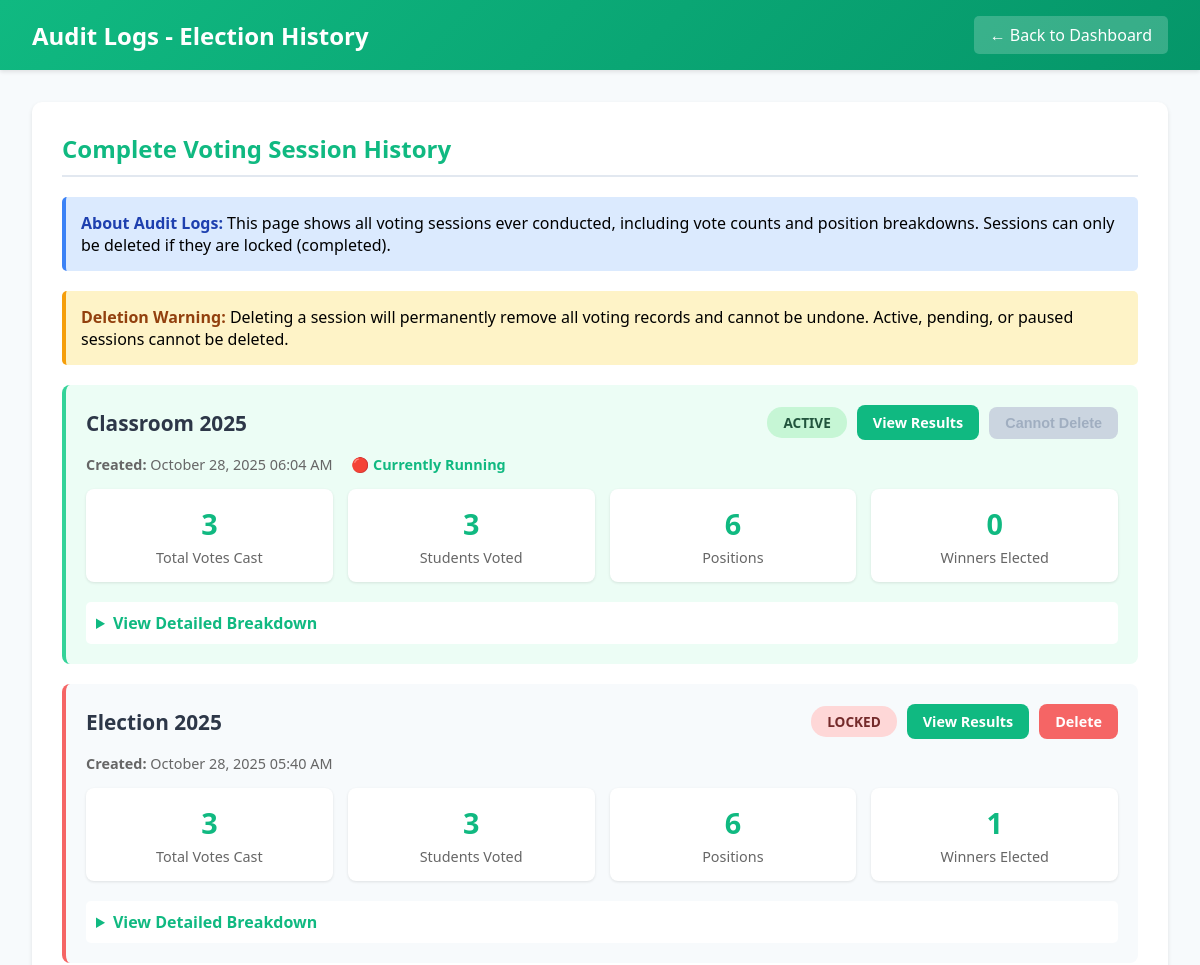
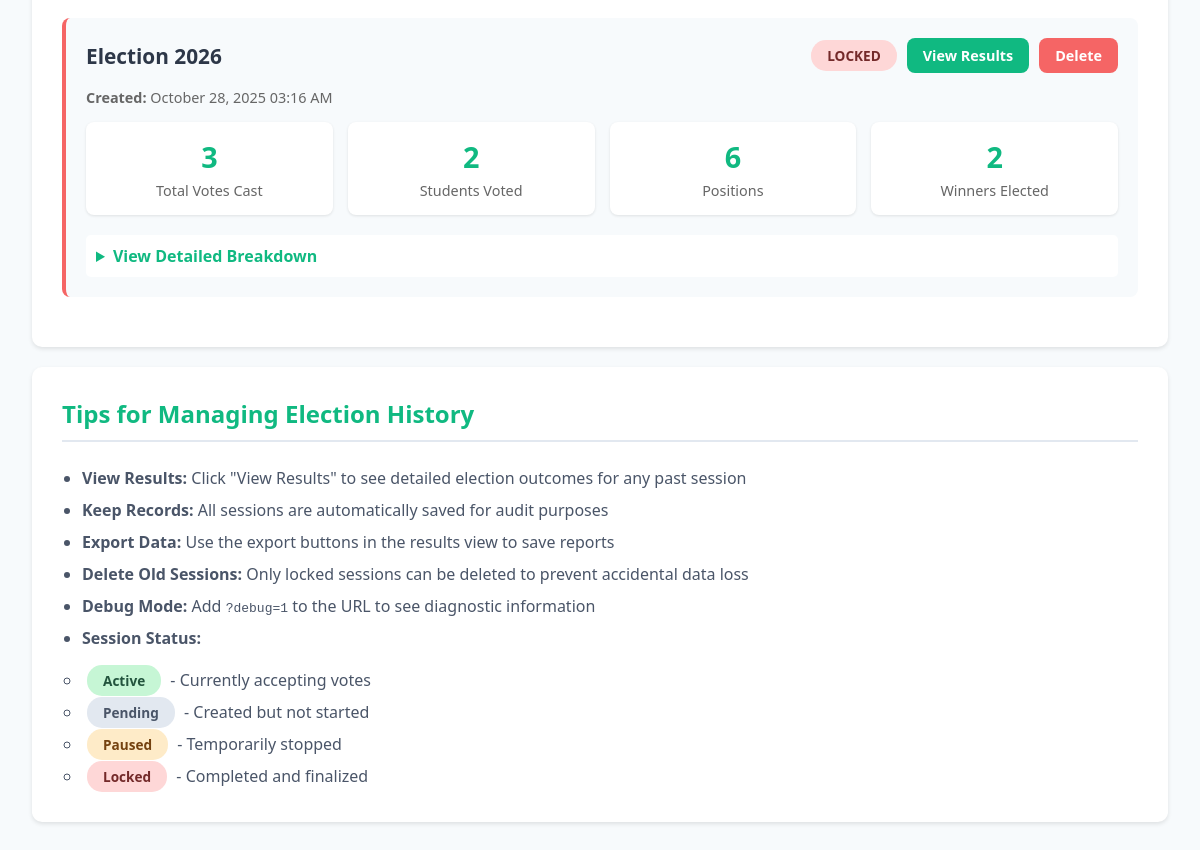
/audit_logs.php (signed in), run on the app's committed database (2 pictures, top to bottom).
### tables this page shows
CREATE TABLE `voting_sessions` (
  `id` int(11) NOT NULL,
  `session_name` varchar(100) NOT NULL,
  `status` enum('pending','active','paused','locked','completed') DEFAULT 'pending',
  `current_position_id` int(11) DEFAULT NULL,
  `created_by` int(11) NOT NULL,
  `created_at` timestamp NOT NULL DEFAULT current_timestamp()
);

### audit_logs.php (the view, shortened to what this page needs)
<?php
$conn = getDBConnection();
$sessionsQuery = "SELECT vs.id, vs.session_name, vs.status, vs.created_at,
                  (SELECT COUNT(*) FROM votes v WHERE v.session_id = vs.id) as total_votes,
                  (SELECT COUNT(DISTINCT v.voter_id) FROM votes v WHERE v.session_id = vs.id) as unique_voters
                  FROM voting_sessions vs
                  ORDER BY vs.id DESC";
$sessions = $conn->query($sessionsQuery);
?>
<!DOCTYPE html>
<html lang="en">
<head>
</head>
<body>
    <div class="navbar">
        <h1> Audit Logs - Election History</h1>
        <a href="admin_dashboard.php">← Back to Dashboard</a>
    </div>
    <div class="container">
        <div class="card">
            <h2> Complete Voting Session History</h2>
            <div class="info-banner">
                <strong> About Audit Logs:</strong> This page shows all voting sessions ever conducted, including vote counts and position breakdowns. Sessions can only be deleted if they are locked (completed).
            </div>
            <div class="warning-banner">
                <strong> Deletion Warning:</strong> Deleting a session will permanently remove all voting records and cannot be undone. Active, pending, or paused sessions cannot be deleted.
            </div>
            <?php if ($sessions->num_rows > 0): ?>
                <?php while ($session = $sessions->fetch_assoc()):
                    $sessionId = $session['id'];
                    $totalVotes = $session['total_votes'];
                    $uniqueVoters = $session['unique_voters'];
                    $breakdownQuery = "SELECT p.position_name, p.position_order, COUNT(v.id) as vote_count
                                     FROM positions p
                                     LEFT JOIN votes v ON p.id = v.position_id AND v.session_id = ?
                                     GROUP BY p.id, p.position_name, p.position_order
                                     ORDER BY p.position_order";
                    $stmt = $conn->prepare($breakdownQuery);
                    $stmt->bind_param("i", $sessionId);
                    $stmt->execute();
                    $breakdown = $stmt->get_result();
                    $winnersQuery = "SELECT p.position_name, u.full_name as winner_name, w.vote_count
                                    FROM winners w
                                    JOIN positions p ON w.position_id = p.id
                                    LEFT JOIN users u ON w.user_id = u.id
                                    WHERE w.session_id = ?
                                    ORDER BY p.position_order";
                    $winnersStmt = $conn->prepare($winnersQuery);
                    $winnersStmt->bind_param("i", $sessionId);
                    $winnersStmt->execute();
                    $winners = $winnersStmt->get_result();
                    $isActiveSession = in_array($session['status'], ['active', 'pending', 'paused']);
                ?>
                <div class="session-card <?php echo $isActiveSession ? 'active-session' : ($session['status'] == 'locked' ? 'locked-session' : ''); ?>">
                    <div class="session-header">
                        <div class="session-name">
                            <?php echo htmlspecialchars($session['session_name']); ?>
                        </div>
                        <div class="header-controls">
                            <span class="status-badge badge-<?php echo $session['status']; ?>">
                                <?php echo strtoupper($session['status']); ?>
                            </span>
                            <a href="view_results.php?session_id=<?php echo $sessionId; ?>"
                               class="btn btn-primary">
                                 View Results
                            </a>
                            <?php if (!$isActiveSession): ?>
                                <a href="?delete_session=<?php echo $sessionId; ?>"
                                   class="btn btn-danger"
                                   onclick="return confirm(' Delete Session: <?php echo htmlspecialchars($session['session_name']); ?>?\n\nThis will permanently remove:\n- All vote records (<?php echo $totalVotes; ?> votes)\n- Session data\n\nThis action CANNOT be undone!\n\nAre you absolutely sure?')">
                                     Delete
                                </a>
                            <?php else: ?>
                                <button class="btn btn-disabled" disabled title="Cannot delete active session">
                                     Cannot Delete
                                </button>
                            <?php endif; ?>
                        </div>
                    </div>
                    <div class="session-meta">
                        <strong> Created:</strong> <?php echo date('F d, Y h:i A', strtotime($session['created_at'])); ?>
                        <?php if ($isActiveSession): ?>
                            <span style="color: #10b981; font-weight: 600; margin-left: 15px;">🔴 Currently Running</span>
                        <?php endif; ?>
                    </div>
                    <div class="vote-stats">
                        <div class="stat-item">
                            <div class="stat-number"><?php echo $totalVotes; ?></div>
                            <div class="stat-label">Total Votes Cast</div>
                        </div>
                        <div class="stat-item">
                            <div class="stat-number"><?php echo $uniqueVoters; ?></div>
                            <div class="stat-label">Students Voted</div>
                        </div>
                        <div class="stat-item">
                            <div class="stat-number"><?php echo $breakdown->num_rows; ?></div>
                            <div class="stat-label">Positions</div>
                        </div>
                        <div class="stat-item">
                            <div class="stat-number"><?php echo $winners->num_rows; ?></div>
                            <div class="stat-label">Winners Elected</div>
                        </div>
                    </div>
                    <details class="vote-details" style="margin-top: 20px;">
                        <summary> View Detailed Breakdown</summary>
                    </details>
                </div>
                <?php
                endwhile;
                ?>
            <?php endif; ?>
        </div>
        <div class="card">
            <h2> Tips for Managing Election History</h2>
            <ul style="color: #4a5568; line-height: 2; margin-left: 20px;">
                <li><strong>View Results:</strong> Click "View Results" to see detailed election outcomes for any past session</li>
                <li><strong>Keep Records:</strong> All sessions are automatically saved for audit purposes</li>
                <li><strong>Export Data:</strong> Use the export buttons in the results view to save reports</li>
                <li><strong>Delete Old Sessions:</strong> Only locked sessions can be deleted to prevent accidental data loss</li>
                <li><strong>Debug Mode:</strong> Add <code>?debug=1</code> to the URL to see diagnostic information</li>
                <li><strong>Session Status:</strong>
                    <ul style="margin-top: 10px;">
                        <li><span class="status-badge badge-active" style="margin: 5px;">Active</span> - Currently accepting votes</li>
                        <li><span class="status-badge badge-pending" style="margin: 5px;">Pending</span> - Created but not started</li>
                        <li><span class="status-badge badge-paused" style="margin: 5px;">Paused</span> - Temporarily stopped</li>
                        <li><span class="status-badge badge-locked" style="margin: 5px;">Locked</span> - Completed and finalized</li>
                    </ul>
                </li>
            </ul>
        </div>
    </div>
</body>
</html>

### audit_logs.php (style rules this page uses)
* { margin: 0; padding: 0; box-sizing: border-box; }
body { font-family: 'Segoe UI', Tahoma, Geneva, Verdana, sans-serif; background: #f7fafc; }
.navbar { background: linear-gradient(135deg, #10b981 0%, #059669 100%); color: white; padding: 1rem 2rem; display: flex; justify-content: space-between; align-items: center; box-shadow: 0 2px 4px rgba(0,0,0,0.1); }
.navbar h1 { font-size: 1.5em; }
.navbar a { color: white; text-decoration: none; padding: 8px 16px; background: rgba(255,255,255,0.2); border-radius: 5px; }
.container { max-width: 1400px; margin: 2rem auto; padding: 0 2rem; }
.card { background: white; padding: 30px; border-radius: 10px; box-shadow: 0 2px 4px rgba(0,0,0,0.1); margin-bottom: 20px; }
.card h2 { color: #10b981; margin-bottom: 20px; padding-bottom: 10px; border-bottom: 2px solid #e2e8f0; }
.info-banner { background: #dbeafe; border-left: 4px solid #3b82f6; padding: 15px; margin-bottom: 20px; border-radius: 5px; }
.info-banner strong { color: #1e40af; }
.session-card { background: #f7fafc; padding: 20px; border-radius: 8px; margin-bottom: 20px; border-left: 4px solid #10b981; position: relative; transition: all 0.3s; }
.session-card.active-session { border-left-color: #34d399; background: #ecfdf5; }
.session-card.locked-session { border-left-color: #f56565; }
.session-header { display: flex; justify-content: space-between; align-items: center; margin-bottom: 15px; flex-wrap: wrap; gap: 10px; }
.session-name { font-size: 1.3em; font-weight: 600; color: #2d3748; }
.header-controls { display: flex; gap: 10px; align-items: center; }
.status-badge { padding: 6px 16px; border-radius: 15px; font-size: 0.85em; font-weight: 600; }
.badge-active { background: #c6f6d5; color: #22543d; }
.badge-locked { background: #fed7d7; color: #742a2a; }
.badge-pending { background: #e2e8f0; color: #4a5568; }
.badge-paused { background: #feebc8; color: #744210; }
.session-meta { color: #666; font-size: 0.9em; margin-bottom: 15px; }
.vote-stats { display: grid; grid-template-columns: repeat(auto-fit, minmax(150px, 1fr)); gap: 15px; margin-top: 15px; }
.stat-item { background: white; padding: 15px; border-radius: 8px; text-align: center; box-shadow: 0 1px 3px rgba(0,0,0,0.1); }
.stat-number { font-size: 1.8em; font-weight: bold; color: #10b981; }
.stat-label { color: #666; font-size: 0.9em; margin-top: 5px; }
.vote-details { margin-top: 15px; }
.vote-details summary { cursor: pointer; font-weight: 600; color: #10b981; padding: 10px; background: white; border-radius: 5px; user-select: none; }
.btn { padding: 8px 16px; border: none; border-radius: 8px; font-size: 0.9em; cursor: pointer; font-weight: 600; text-decoration: none; display: inline-block; transition: all 0.3s; }
.btn-primary { background: #10b981; color: white; }
.btn-danger { background: #f56565; color: white; }
.btn-disabled { background: #cbd5e0; color: #a0aec0; cursor: not-allowed; }
.warning-banner { background: #fef3c7; border-left: 4px solid #f59e0b; padding: 15px; margin-bottom: 20px; border-radius: 5px; }
.warning-banner strong { color: #92400e; }

### data on the page
voting_sessions: session_name "Classroom 2025", status "ACTIVE", shows "Cannot Delete", created_at "October 28, 2025 06:04 AM", shows "🔴 Currently Running", totalVotes "3", uniqueVoters "3", num_rows "6", num_rows "0"
voting_sessions: session_name "Election 2025", status "LOCKED", created_at "October 28, 2025 05:40 AM", totalVotes "3", uniqueVoters "3", num_rows "6", num_rows "1"
voting_sessions: session_name "Election 2026", status "LOCKED", created_at "October 28, 2025 03:16 AM", totalVotes "3", uniqueVoters "2", num_rows "6", num_rows "2"
